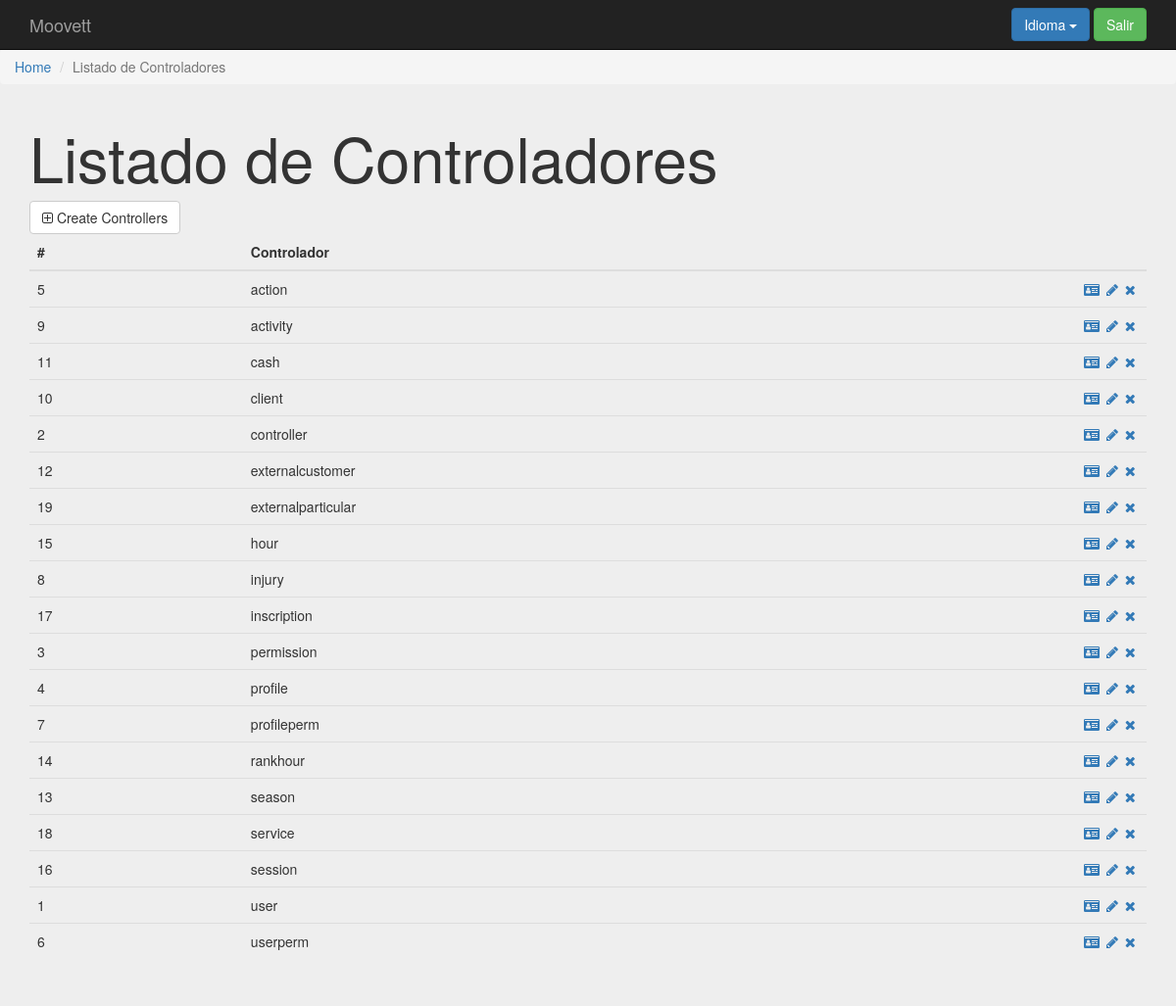
Before: /index.php?controller=controller&action=show (signed in) with the older database file.
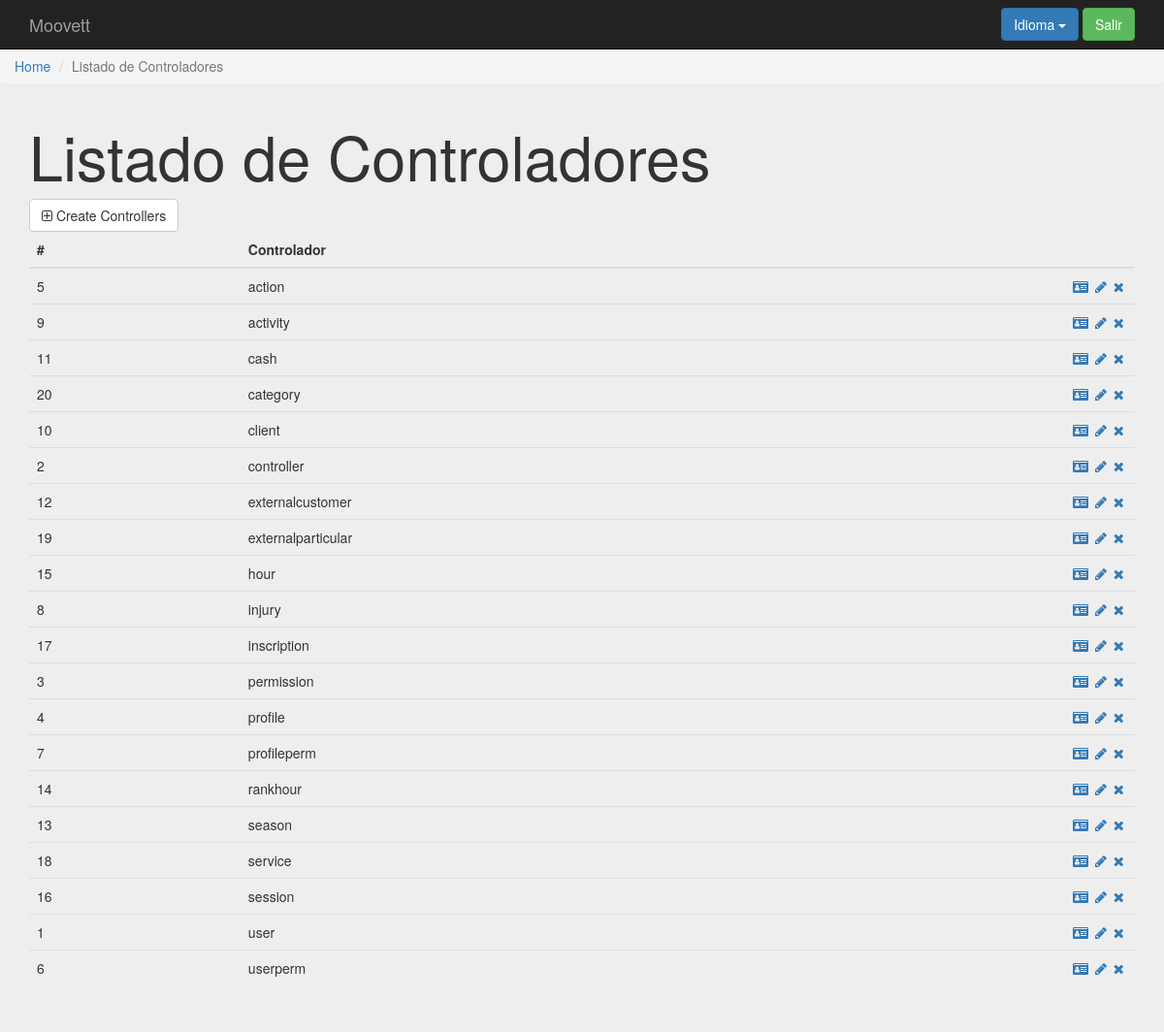
After: the same page with the newer database file.
### tables this page shows
create table `controller` (
`id` int(11) not null,
  `controllername` varchar(25) not null
);

### core/ViewManager.php (called while the page is built, shortened)
<?php
class ViewManager {
    private $variables = array();
    public function setVariable($varname, $value, $flash=false) {
        $this->variables[$varname] = $value;
    }
    public function getVariable($varname, $default=NULL) {
        if (!isset($this->variables[$varname])) {
            return $default;
        }
        return $this->variables[$varname];
    }
    public function render($controller, $viewname) {
        include(__DIR__."/../Views/$controller/$viewname.php");
    }
    private static $viewmanager_singleton = NULL;
    public static function getInstance() {
        if (self::$viewmanager_singleton == null) {
            self::$viewmanager_singleton = new ViewManager();
        }
        return self::$viewmanager_singleton;
    }
}

### Controllers/CONTROLLER_Controller.php (called while the page is built, shortened)
<?php
require_once(__DIR__."/../core/ViewManager.php");
require_once(__DIR__."/../core/I18n.php");
require_once(__DIR__."/../Models/Controller.php");
require_once(__DIR__."/../Models/CONTROLLER_Model.php");
class CONTROLLER_Controller extends BaseController {
    private $controllerMapper;
    public function __construct() {
        $this->controllerMapper = new CONTROLLER_Model();
        $this->view->setLayout("default");
    }
    public function show(){
        $controllers = $this->controllerMapper->fetch_all();
        $this->view->setVariable("controllers", $controllers);
        $this->view->render("controller", "CONTROLLER_SHOW_Vista");
    }
}

### index.php (called while the page is built, shortened)
<?php
function run() {
    try{
        $controller = loadController($_GET["controller"]);
        $actionName = $_GET["action"];
        $controller->$actionName();
    } catch(Exception $ex) {
        die($ex->getMessage());
  }
}
function loadController($controllerName) {
    return new $controllerClassName();
}
run();
?>

### core/I18n.php (called while the page is built, shortened)
<?php
class I18n {
  private $messages;
  public function setLanguage($language) {
    $this->messages = $i18n_messages;
  }
  public function i18n($key) {
    if (isset($this->messages[$key])){
      return $this->messages[$key];
    }else{
      return $key;
    }
  }
  private static $i18n_singleton = null;
  public static function getInstance() {
    if (self::$i18n_singleton == NULL) {
      self::$i18n_singleton = new I18n();
    }
    return self::$i18n_singleton;
  }
}
function i18n($key) {
  return I18n::getInstance()->i18n($key);
}

### Models/Controller.php (called while the page is built, shortened)
<?php
class Controller {
    private $id;
    private $controllerName;
    public function __construct($id=NULL, $controllerName=NULL, $action=NULL) {
        $this->id = $id;
        $this->controllerName = $controllerName;
    }
    public function getID() {
        return $this->id;
    }
    public function getControllerName() {
        return $this->controllerName;
    }
}

### Models/CONTROLLER_Model.php (called while the page is built, shortened)
<?php
require_once(__DIR__."/../core/PDOConnection.php");
class CONTROLLER_Model {
    private $db;
    public function __construct() {
        $this->db = PDOConnection::getInstance();
    }
    public function fetch_all(){
        $sql = $this->db->prepare("SELECT * FROM controller ORDER BY controllername");
        $sql->execute();
        $controllers_db = $sql->fetchAll(PDO::FETCH_ASSOC);
        $controllers = array();
        foreach ($controllers_db as $controller) {
            array_push($controllers, new Controller($controller["id"], $controller["controllername"]));
        }
        return $controllers;
    }
}

### core/PDOConnection.php (called while the page is built)
<?php
class PDOConnection {
    private static $dbhost = "127.0.0.1";
    private static $dbname = "moovett";
    private static $dbuser = "moovett";
    private static $dbpass = "moovett";
    private static $db_singleton = null;
    public static function getInstance() {
        if (self::$db_singleton == null) {
            self::$db_singleton = new PDO(
                "mysql:host=".self::$dbhost.";dbname=".self::$dbname.";charset=utf8",
                self::$dbuser,
                self::$dbpass,
                array(
                    PDO::ATTR_EMULATE_PREPARES => false,
                    PDO::ATTR_ERRMODE => PDO::ERRMODE_EXCEPTION
                )
            );
        }
        return self::$db_singleton;
    }
}
?>

### Views/controller/CONTROLLER_SHOW_Vista.php (the view, shortened to what the changed rows need)
<?php
require_once(__DIR__."/../../core/ViewManager.php");
$view = ViewManager::getInstance();
$view->setVariable("title", "Manage Controllers");
$controllers = $view->getVariable("controllers");
?>
<div class="jumbotron">
    <div class="container">
        <h1><?= i18n("List of Controllers")?></h1>
<table class="table">
      <thead>
        <tr>
          <th>#</th>
          <th><?= i18n("Controller") ?></th>
          <th style="width: 72px;"></th>
        </tr>
      </thead>
      <tbody>
	  <?php foreach($controllers as $controller){ ?>
          <tr>
	  <td><?php echo $controller->getID(); ?></td>
          <td><?php echo $controller->getControllerName(); ?></td>
          <td>
              <a href="index.php?controller=controller&action=showone&id=<?php echo $controller->getID();  ?>"><i class="fa fa-id-card" aria-hidden="true"></i></a>
              <a href="index.php?controller=controller&action=edit&id=<?php echo $controller->getID();  ?>"><i class="fa fa-pencil fa-fw" aria-hidden="true"></i></a>
              <a href="index.php?controller=controller&action=delete&id=<?php echo $controller->getID();  ?>" role="button" data-toggle="modal"><i class="fa fa-times" aria-hidden="true"></i></a>
          </td>
        </tr>
	<?php } ?>
      </tbody>
</table>
    </div>
</div>

Changed rows visible on the page:
added controller: id "20", controllername "category"
